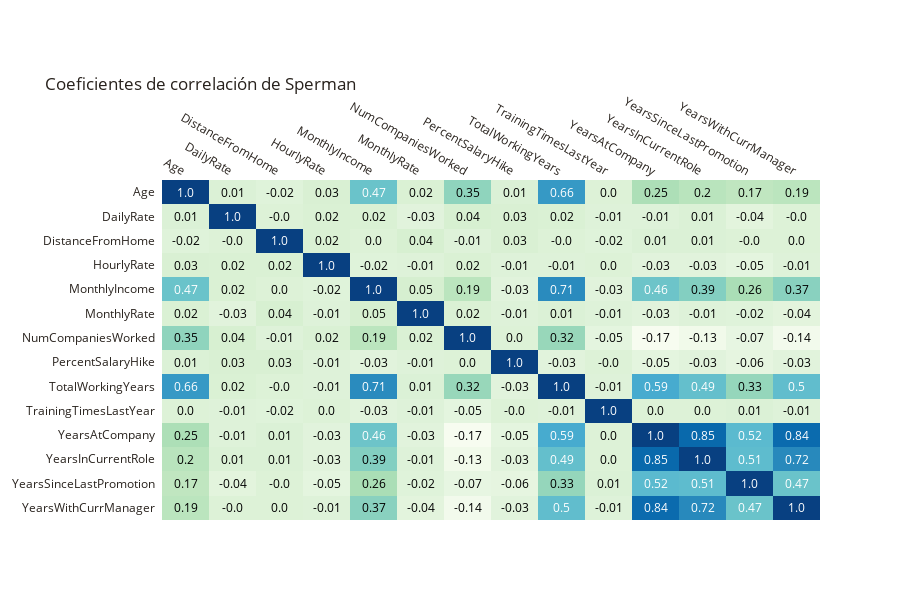

Notebook cell for this chart:
### Markdown cell above
CORRELACIONES ENTRE LAS VARIABLES NUMÉRICAS
Se encontró mayor correlación entre las variable nivel de trabajo (JobLevel) con ingreso mensual (Monthly Income), al igual que TotalWorkingYears (total de años de trabajo) con nivel de trabajo (JobLevel). Lo que se busca para la realización del modelo predictivo se busca que las variables no estén demasiado correlacionadas, con el fin de garantizar que no hay información redundante. En el caso que se tengan muchas variables correlacionadas entre si una opción es realizar análisis de componentes principales con el fin de la cantidad de variables.

### Code cell
cat_cols=[]
for i in attrition.columns:
    if attrition[i].nunique() <= 5 or attrition[i].dtype == object:
        cat_cols.append(i)
df=attrition.copy()
df.drop(df[cat_cols], axis=1, inplace=True)
df.drop('EmployeeNumber', axis=1, inplace=True)
corr=df.corr('spearman').round(2)
x=corr.index.tolist()
y=corr.columns.tolist()
z=corr.to_numpy()
fig = ff.create_annotated_heatmap(z=z, x=x, y=y, annotation_text=z, name='',
                                  hovertemplate="Correlation between %{x} and %{y}= %{z}",
                                  colorscale='GnBu')
fig.update_yaxes(autorange="reversed")
fig.update_layout(title="Coeficientes de correlación de Sperman", 
                  font_color='#28221D',margin=dict(t=180),height=600)
fig.show()

### Figure 1 — Plotly figure (JSON) as saved in the notebook; plotly's stock layout.template omitted (floating-point values rounded to 4 significant figures; data arrays with more than 128 entries replaced by an {"elided": "..."} marker saying what was removed)
{"data": [{"colorscale": [[0, "rgb(247,252,240)"], [0.125, "rgb(224,243,219)"], [0.25, "rgb(204,235,197)"], [0.375, "rgb(168,221,181)"], [0.5, "rgb(123,204,196)"], [0.625, "rgb(78,179,211)"], [0.75, "rgb(43,140,190)"], [0.875, "rgb(8,104,172)"], [1, "rgb(8,64,129)"]], "hovertemplate": "Correlation between %{x} and %{y}= %{z}", "name": "", "reversescale": false, "showscale": false, "type": "heatmap", "x": ["Age", "DailyRate", "DistanceFromHome", "HourlyRate", "MonthlyIncome", "MonthlyRate", "NumCompaniesWorked", "PercentSalaryHike", "TotalWorkingYears", "TrainingTimesLastYear", "YearsAtCompany", "YearsInCurrentRole", "YearsSinceLastPromotion", "YearsWithCurrManager"], "y": ["Age", "DailyRate", "DistanceFromHome", "HourlyRate", "MonthlyIncome", "MonthlyRate", "NumCompaniesWorked", "PercentSalaryHike", "TotalWorkingYears", "TrainingTimesLastYear", "YearsAtCompany", "YearsInCurrentRole", "YearsSinceLastPromotion", "YearsWithCurrManager"], "z": {"elided": "14x14 float values"}}], "layout": {"annotations": [{"font": {"color": "#FFFFFF"}, "showarrow": false, "text": "1.0", "x": "Age", "xref": "x", "y": "Age", "yref": "y"}, {"font": {"color": "#000000"}, "showarrow": false, "text": "0.01", "x": "DailyRate", "xref": "x", "y": "Age", "yref": "y"}, {"font": {"color": "#000000"}, "showarrow": false, "text": "-0.02", "x": "DistanceFromHome", "xref": "x", "y": "Age", "yref": "y"}, {"font": {"color": "#000000"}, "showarrow": false, "text": "0.03", "x": "HourlyRate", "xref": "x", "y": "Age", "yref": "y"}, {"font": {"color": "#FFFFFF"}, "showarrow": false, "text": "0.47", "x": "MonthlyIncome", "xref": "x", "y": "Age", "yref": "y"}, {"font": {"color": "#000000"}, "showarrow": false, "text": "0.02", "x": "MonthlyRate", "xref": "x", "y": "Age", "yref": "y"}, {"font": {"color": "#000000"}, "showarrow": false, "text": "0.35", "x": "NumCompaniesWorked", "xref": "x", "y": "Age", "yref": "y"}, {"font": {"color": "#000000"}, "showarrow": false, "text": "0.01", "x": "PercentSalaryHike", "xref": "x", "y": "Age", "yref": "y"}, {"font": {"color": "#FFFFFF"}, "showarrow": false, "text": "0.66", "x": "TotalWorkingYears", "xref": "x", "y": "Age", "yref": "y"}, {"font": {"color": "#000000"}, "showarrow": false, "text": "0.0", "x": "TrainingTimesLastYear", "xref": "x", "y": "Age", "yref": "y"}, {"font": {"color": "#000000"}, "showarrow": false, "text": "0.25", "x": "YearsAtCompany", "xref": "x", "y": "Age", "yref": "y"}, {"font": {"color": "#000000"}, "showarrow": false, "text": "0.2", "x": "YearsInCurrentRole", "xref": "x", "y": "Age", "yref": "y"}, {"font": {"color": "#000000"}, "showarrow": false, "text": "0.17", "x": "YearsSinceLastPromotion", "xref": "x", "y": "Age", "yref": "y"}, {"font": {"color": "#000000"}, "showarrow": false, "text": "0.19", "x": "YearsWithCurrManager", "xref": "x", "y": "Age", "yref": "y"}, {"font": {"color": "#000000"}, "showarrow": false, "text": "0.01", "x": "Age", "xref": "x", "y": "DailyRate", "yref": "y"}, {"font": {"color": "#FFFFFF"}, "showarrow": false, "text": "1.0", "x": "DailyRate", "xref": "x", "y": "DailyRate", "yref": "y"}, {"font": {"color": "#000000"}, "showarrow": false, "text": "-0.0", "x": "DistanceFromHome", "xref": "x", "y": "DailyRate", "yref": "y"}, {"font": {"color": "#000000"}, "showarrow": false, "text": "0.02", "x": "HourlyRate", "xref": "x", "y": "DailyRate", "yref": "y"}, {"font": {"color": "#000000"}, "showarrow": false, "text": "0.02", "x": "MonthlyIncome", "xref": "x", "y": "DailyRate", "yref": "y"}, {"font": {"color": "#000000"}, "showarrow": false, "text": "-0.03", "x": "MonthlyRate", "xref": "x", "y": "DailyRate", "yref": "y"}, {"font": {"color": "#000000"}, "showarrow": false, "text": "0.04", "x": "NumCompaniesWorked", "xref": "x", "y": "DailyRate", "yref": "y"}, {"font": {"color": "#000000"}, "showarrow": false, "text": "0.03", "x": "PercentSalaryHike", "xref": "x", "y": "DailyRate", "yref": "y"}, {"font": {"color": "#000000"}, "showarrow": false, "text": "0.02", "x": "TotalWorkingYears", "xref": "x", "y": "DailyRate", "yref": "y"}, {"font": {"color": "#000000"}, "showarrow": false, "text": "-0.01", "x": "TrainingTimesLastYear", "xref": "x", "y": "DailyRate", "yref": "y"}, {"font": {"color": "#000000"}, "showarrow": false, "text": "-0.01", "x": "YearsAtCompany", "xref": "x", "y": "DailyRate", "yref": "y"}, {"font": {"color": "#000000"}, "showarrow": false, "text": "0.01", "x": "YearsInCurrentRole", "xref": "x", "y": "DailyRate", "yref": "y"}, {"font": {"color": "#000000"}, "showarrow": false, "text": "-0.04", "x": "YearsSinceLastPromotion", "xref": "x", "y": "DailyRate", "yref": "y"}, {"font": {"color": "#000000"}, "showarrow": false, "text": "-0.0", "x": "YearsWithCurrManager", "xref": "x", "y": "DailyRate", "yref": "y"}, {"font": {"color": "#000000"}, "showarrow": false, "text": "-0.02", "x": "Age", "xref": "x", "y": "DistanceFromHome", "yref": "y"}, {"font": {"color": "#000000"}, "showarrow": false, "text": "-0.0", "x": "DailyRate", "xref": "x", "y": "DistanceFromHome", "yref": "y"}, {"font": {"color": "#FFFFFF"}, "showarrow": false, "text": "1.0", "x": "DistanceFromHome", "xref": "x", "y": "DistanceFromHome", "yref": "y"}, {"font": {"color": "#000000"}, "showarrow": false, "text": "0.02", "x": "HourlyRate", "xref": "x", "y": "DistanceFromHome", "yref": "y"}, {"font": {"color": "#000000"}, "showarrow": false, "text": "0.0", "x": "MonthlyIncome", "xref": "x", "y": "DistanceFromHome", "yref": "y"}, {"font": {"color": "#000000"}, "showarrow": false, "text": "0.04", "x": "MonthlyRate", "xref": "x", "y": "DistanceFromHome", "yref": "y"}, {"font": {"color": "#000000"}, "showarrow": false, "text": "-0.01", "x": "NumCompaniesWorked", "xref": "x", "y": "DistanceFromHome", "yref": "y"}, {"font": {"color": "#000000"}, "showarrow": false, "text": "0.03", "x": "PercentSalaryHike", "xref": "x", "y": "DistanceFromHome", "yref": "y"}, {"font": {"color": "#000000"}, "showarrow": false, "text": "-0.0", "x": "TotalWorkingYears", "xref": "x", "y": "DistanceFromHome", "yref": "y"}, {"font": {"color": "#000000"}, "showarrow": false, "text": "-0.02", "x": "TrainingTimesLastYear", "xref": "x", "y": "DistanceFromHome", "yref": "y"}, {"font": {"color": "#000000"}, "showarrow": false, "text": "0.01", "x": "YearsAtCompany", "xref": "x", "y": "DistanceFromHome", "yref": "y"}, {"font": {"color": "#000000"}, "showarrow": false, "text": "0.01", "x": "YearsInCurrentRole", "xref": "x", "y": "DistanceFromHome", "yref": "y"}, {"font": {"color": "#000000"}, "showarrow": false, "text": "-0.0", "x": "YearsSinceLastPromotion", "xref": "x", "y": "DistanceFromHome", "yref": "y"}, {"font": {"color": "#000000"}, "showarrow": false, "text": "0.0", "x": "YearsWithCurrManager", "xref": "x", "y": "DistanceFromHome", "yref": "y"}, {"font": {"color": "#000000"}, "showarrow": false, "text": "0.03", "x": "Age", "xref": "x", "y": "HourlyRate", "yref": "y"}, {"font": {"color": "#000000"}, "showarrow": false, "text": "0.02", "x": "DailyRate", "xref": "x", "y": "HourlyRate", "yref": "y"}, {"font": {"color": "#000000"}, "showarrow": false, "text": "0.02", "x": "DistanceFromHome", "xref": "x", "y": "HourlyRate", "yref": "y"}, {"font": {"color": "#FFFFFF"}, "showarrow": false, "text": "1.0", "x": "HourlyRate", "xref": "x", "y": "HourlyRate", "yref": "y"}, {"font": {"color": "#000000"}, "showarrow": false, "text": "-0.02", "x": "MonthlyIncome", "xref": "x", "y": "HourlyRate", "yref": "y"}, {"font": {"color": "#000000"}, "showarrow": false, "text": "-0.01", "x": "MonthlyRate", "xref": "x", "y": "HourlyRate", "yref": "y"}, {"font": {"color": "#000000"}, "showarrow": false, "text": "0.02", "x": "NumCompaniesWorked", "xref": "x", "y": "HourlyRate", "yref": "y"}, {"font": {"color": "#000000"}, "showarrow": false, "text": "-0.01", "x": "PercentSalaryHike", "xref": "x", "y": "HourlyRate", "yref": "y"}, {"font": {"color": "#000000"}, "showarrow": false, "text": "-0.01", "x": "TotalWorkingYears", "xref": "x", "y": "HourlyRate", "yref": "y"}, {"font": {"color": "#000000"}, "showarrow": false, "text": "0.0", "x": "TrainingTimesLastYear", "xref": "x", "y": "HourlyRate", "yref": "y"}, {"font": {"color": "#000000"}, "showarrow": false, "text": "-0.03", "x": "YearsAtCompany", "xref": "x", "y": "HourlyRate", "yref": "y"}, {"font": {"color": "#000000"}, "showarrow": false, "text": "-0.03", "x": "YearsInCurrentRole", "xref": "x", "y": "HourlyRate", "yref": "y"}, {"font": {"color": "#000000"}, "showarrow": false, "text": "-0.05", "x": "YearsSinceLastPromotion", "xref": "x", "y": "HourlyRate", "yref": "y"}, {"font": {"color": "#000000"}, "showarrow": false, "text": "-0.01", "x": "YearsWithCurrManager", "xref": "x", "y": "HourlyRate", "yref": "y"}, {"font": {"color": "#FFFFFF"}, "showarrow": false, "text": "0.47", "x": "Age", "xref": "x", "y": "MonthlyIncome", "yref": "y"}, {"font": {"color": "#000000"}, "showarrow": false, "text": "0.02", "x": "DailyRate", "xref": "x", "y": "MonthlyIncome", "yref": "y"}, {"font": {"color": "#000000"}, "showarrow": false, "text": "0.0", "x": "DistanceFromHome", "xref": "x", "y": "MonthlyIncome", "yref": "y"}, {"font": {"color": "#000000"}, "showarrow": false, "text": "-0.02", "x": "HourlyRate", "xref": "x", "y": "MonthlyIncome", "yref": "y"}, {"font": {"color": "#FFFFFF"}, "showarrow": false, "text": "1.0", "x": "MonthlyIncome", "xref": "x", "y": "MonthlyIncome", "yref": "y"}, {"font": {"color": "#000000"}, "showarrow": false, "text": "0.05", "x": "MonthlyRate", "xref": "x", "y": "MonthlyIncome", "yref": "y"}, {"font": {"color": "#000000"}, "showarrow": false, "text": "0.19", "x": "NumCompaniesWorked", "xref": "x", "y": "MonthlyIncome", "yref": "y"}, {"font": {"color": "#000000"}, "showarrow": false, "text": "-0.03", "x": "PercentSalaryHike", "xref": "x", "y": "MonthlyIncome", "yref": "y"}, {"font": {"color": "#FFFFFF"}, "showarrow": false, "text": "0.71", "x": "TotalWorkingYears", "xref": "x", "y": "MonthlyIncome", "yref": "y"}, {"font": {"color": "#000000"}, "showarrow": false, "text": "-0.03", "x": "TrainingTimesLastYear", "xref": "x", "y": "MonthlyIncome", "yref": "y"}, {"font": {"color": "#FFFFFF"}, "showarrow": false, "text": "0.46", "x": "YearsAtCompany", "xref": "x", "y": "MonthlyIncome", "yref": "y"}, {"font": {"color": "#000000"}, "showarrow": false, "text": "0.39", "x": "YearsInCurrentRole", "xref": "x", "y": "MonthlyIncome", "yref": "y"}, {"font": {"color": "#000000"}, "showarrow": false, "text": "0.26", "x": "YearsSinceLastPromotion", "xref": "x", "y": "MonthlyIncome", "yref": "y"}, {"font": {"color": "#000000"}, "showarrow": false, "text": "0.37", "x": "YearsWithCurrManager", "xref": "x", "y": "MonthlyIncome", "yref": "y"}, {"font": {"color": "#000000"}, "showarrow": false, "text": "0.02", "x": "Age", "xref": "x", "y": "MonthlyRate", "yref": "y"}, {"font": {"color": "#000000"}, "showarrow": false, "text": "-0.03", "x": "DailyRate", "xref": "x", "y": "MonthlyRate", "yref": "y"}, {"font": {"color": "#000000"}, "showarrow": false, "text": "0.04", "x": "DistanceFromHome", "xref": "x", "y": "MonthlyRate", "yref": "y"}, {"font": {"color": "#000000"}, "showarrow": false, "text": "-0.01", "x": "HourlyRate", "xref": "x", "y": "MonthlyRate", "yref": "y"}, {"font": {"color": "#000000"}, "showarrow": false, "text": "0.05", "x": "MonthlyIncome", "xref": "x", "y": "MonthlyRate", "yref": "y"}, {"font": {"color": "#FFFFFF"}, "showarrow": false, "text": "1.0", "x": "MonthlyRate", "xref": "x", "y": "MonthlyRate", "yref": "y"}, {"font": {"color": "#000000"}, "showarrow": false, "text": "0.02", "x": "NumCompaniesWorked", "xref": "x", "y": "MonthlyRate", "yref": "y"}, {"font": {"color": "#000000"}, "showarrow": false, "text": "-0.01", "x": "PercentSalaryHike", "xref": "x", "y": "MonthlyRate", "yref": "y"}, {"font": {"color": "#000000"}, "showarrow": false, "text": "0.01", "x": "TotalWorkingYears", "xref": "x", "y": "MonthlyRate", "yref": "y"}, {"font": {"color": "#000000"}, "showarrow": false, "text": "-0.01", "x": "TrainingTimesLastYear", "xref": "x", "y": "MonthlyRate", "yref": "y"}, {"font": {"color": "#000000"}, "showarrow": false, "text": "-0.03", "x": "YearsAtCompany", "xref": "x", "y": "MonthlyRate", "yref": "y"}, {"font": {"color": "#000000"}, "showarrow": false, "text": "-0.01", "x": "YearsInCurrentRole", "xref": "x", "y": "MonthlyRate", "yref": "y"}, {"font": {"color": "#000000"}, "showarrow": false, "text": "-0.02", "x": "YearsSinceLastPromotion", "xref": "x", "y": "MonthlyRate", "yref": "y"}, {"font": {"color": "#000000"}, "showarrow": false, "text": "-0.04", "x": "YearsWithCurrManager", "xref": "x", "y": "MonthlyRate", "yref": "y"}, {"font": {"color": "#000000"}, "showarrow": false, "text": "0.35", "x": "Age", "xref": "x", "y": "NumCompaniesWorked", "yref": "y"}, {"font": {"color": "#000000"}, "showarrow": false, "text": "0.04", "x": "DailyRate", "xref": "x", "y": "NumCompaniesWorked", "yref": "y"}, {"font": {"color": "#000000"}, "showarrow": false, "text": "-0.01", "x": "DistanceFromHome", "xref": "x", "y": "NumCompaniesWorked", "yref": "y"}, {"font": {"color": "#000000"}, "showarrow": false, "text": "0.02", "x": "HourlyRate", "xref": "x", "y": "NumCompaniesWorked", "yref": "y"}, {"font": {"color": "#000000"}, "showarrow": false, "text": "0.19", "x": "MonthlyIncome", "xref": "x", "y": "NumCompaniesWorked", "yref": "y"}, {"font": {"color": "#000000"}, "showarrow": false, "text": "0.02", "x": "MonthlyRate", "xref": "x", "y": "NumCompaniesWorked", "yref": "y"}, {"font": {"color": "#FFFFFF"}, "showarrow": false, "text": "1.0", "x": "NumCompaniesWorked", "xref": "x", "y": "NumCompaniesWorked", "yref": "y"}, {"font": {"color": "#000000"}, "showarrow": false, "text": "0.0", "x": "PercentSalaryHike", "xref": "x", "y": "NumCompaniesWorked", "yref": "y"}, {"font": {"color": "#000000"}, "showarrow": false, "text": "0.32", "x": "TotalWorkingYears", "xref": "x", "y": "NumCompaniesWorked", "yref": "y"}, {"font": {"color": "#000000"}, "showarrow": false, "text": "-0.05", "x": "TrainingTimesLastYear", "xref": "x", "y": "NumCompaniesWorked", "yref": "y"}, {"font": {"color": "#000000"}, "showarrow": false, "text": "-0.17", "x": "YearsAtCompany", "xref": "x", "y": "NumCompaniesWorked", "yref": "y"}, {"font": {"color": "#000000"}, "showarrow": false, "text": "-0.13", "x": "YearsInCurrentRole", "xref": "x", "y": "NumCompaniesWorked", "yref": "y"}, {"font": {"color": "#000000"}, "showarrow": false, "text": "-0.07", "x": "YearsSinceLastPromotion", "xref": "x", "y": "NumCompaniesWorked", "yref": "y"}, {"font": {"color": "#000000"}, "showarrow": false, "text": "-0.14", "x": "YearsWithCurrManager", "xref": "x", "y": "NumCompaniesWorked", "yref": "y"}, {"font": {"color": "#000000"}, "showarrow": false, "text": "0.01", "x": "Age", "xref": "x", "y": "PercentSalaryHike", "yref": "y"}, {"font": {"color": "#000000"}, "showarrow": false, "text": "0.03", "x": "DailyRate", "xref": "x", "y": "PercentSalaryHike", "yref": "y"}, {"font": {"color": "#000000"}, "showarrow": false, "text": "0.03", "x": "DistanceFromHome", "xref": "x", "y": "PercentSalaryHike", "yref": "y"}, {"font": {"color": "#000000"}, "showarrow": false, "text": "-0.01", "x": "HourlyRate", "xref": "x", "y": "PercentSalaryHike", "yref": "y"}, {"font": {"color": "#000000"}, "showarrow": false, "text": "-0.03", "x": "MonthlyIncome", "xref": "x", "y": "PercentSalaryHike", "yref": "y"}, {"font": {"color": "#000000"}, "showarrow": false, "text": "-0.01", "x": "MonthlyRate", "xref": "x", "y": "PercentSalaryHike", "yref": "y"}, {"font": {"color": "#000000"}, "showarrow": false, "text": "0.0", "x": "NumCompaniesWorked", "xref": "x", "y": "PercentSalaryHike", "yref": "y"}, {"font": {"color": "#FFFFFF"}, "showarrow": false, "text": "1.0", "x": "PercentSalaryHike", "xref": "x", "y": "PercentSalaryHike", "yref": "y"}, {"font": {"color": "#000000"}, "showarrow": false, "text": "-0.03", "x": "TotalWorkingYears", "xref": "x", "y": "PercentSalaryHike", "yref": "y"}, {"font": {"color": "#000000"}, "showarrow": false, "text": "-0.0", "x": "TrainingTimesLastYear", "xref": "x", "y": "PercentSalaryHike", "yref": "y"}, {"font": {"color": "#000000"}, "showarrow": false, "text": "-0.05", "x": "YearsAtCompany", "xref": "x", "y": "PercentSalaryHike", "yref": "y"}, {"font": {"color": "#000000"}, "showarrow": false, "text": "-0.03", "x": "YearsInCurrentRole", "xref": "x", "y": "PercentSalaryHike", "yref": "y"}, {"font": {"color": "#000000"}, "showarrow": false, "text": "-0.06", "x": "YearsSinceLastPromotion", "xref": "x", "y": "PercentSalaryHike", "yref": "y"}, {"font": {"color": "#000000"}, "showarrow": false, "text": "-0.03", "x": "YearsWithCurrManager", "xref": "x", "y": "PercentSalaryHike", "yref": "y"}, {"font": {"color": "#FFFFFF"}, "showarrow": false, "text": "0.66", "x": "Age", "xref": "x", "y": "TotalWorkingYears", "yref": "y"}, {"font": {"color": "#000000"}, "showarrow": false, "text": "0.02", "x": "DailyRate", "xref": "x", "y": "TotalWorkingYears", "yref": "y"}, {"font": {"color": "#000000"}, "showarrow": false, "text": "-0.0", "x": "DistanceFromHome", "xref": "x", "y": "TotalWorkingYears", "yref": "y"}, {"font": {"color": "#000000"}, "showarrow": false, "text": "-0.01", "x": "HourlyRate", "xref": "x", "y": "TotalWorkingYears", "yref": "y"}, {"font": {"color": "#FFFFFF"}, "showarrow": false, "text": "0.71", "x": "MonthlyIncome", "xref": "x", "y": "TotalWorkingYears", "yref": "y"}, {"font": {"color": "#000000"}, "showarrow": false, "text": "0.01", "x": "MonthlyRate", "xref": "x", "y": "TotalWorkingYears", "yref": "y"}, {"font": {"color": "#000000"}, "showarrow": false, "text": "0.32", "x": "NumCompaniesWorked", "xref": "x", "y": "TotalWorkingYears", "yref": "y"}, {"font": {"color": "#000000"}, "showarrow": false, "text": "-0.03", "x": "PercentSalaryHike", "xref": "x", "y": "TotalWorkingYears", "yref": "y"}, {"font": {"color": "#FFFFFF"}, "showarrow": false, "text": "1.0", "x": "TotalWorkingYears", "xref": "x", "y": "TotalWorkingYears", "yref": "y"}, {"font": {"color": "#000000"}, "showarrow": false, "text": "-0.01", "x": "TrainingTimesLastYear", "xref": "x", "y": "TotalWorkingYears", "yref": "y"}, {"font": {"color": "#FFFFFF"}, "showarrow": false, "text": "0.59", "x": "YearsAtCompany", "xref": "x", "y": "TotalWorkingYears", "yref": "y"}, {"font": {"color": "#FFFFFF"}, "showarrow": false, "text": "0.49", "x": "YearsInCurrentRole", "xref": "x", "y": "TotalWorkingYears", "yref": "y"}, {"font": {"color": "#000000"}, "showarrow": false, "text": "0.33", "x": "YearsSinceLastPromotion", "xref": "x", "y": "TotalWorkingYears", "yref": "y"}, {"font": {"color": "#FFFFFF"}, "showarrow": false, "text": "0.5", "x": "YearsWithCurrManager", "xref": "x", "y": "TotalWorkingYears", "yref": "y"}, {"font": {"color": "#000000"}, "showarrow": false, "text": "0.0", "x": "Age", "xref": "x", "y": "TrainingTimesLastYear", "yref": "y"}, {"font": {"color": "#000000"}, "showarrow": false, "text": "-0.01", "x": "DailyRate", "xref": "x", "y": "TrainingTimesLastYear", "yref": "y"}, {"font": {"color": "#000000"}, "showarrow": false, "text": "-0.02", "x": "DistanceFromHome", "xref": "x", "y": "TrainingTimesLastYear", "yref": "y"}, {"font": {"color": "#000000"}, "showarrow": false, "text": "0.0", "x": "HourlyRate", "xref": "x", "y": "TrainingTimesLastYear", "yref": "y"}, {"font": {"color": "#000000"}, "showarrow": false, "text": "-0.03", "x": "MonthlyIncome", "xref": "x", "y": "TrainingTimesLastYear", "yref": "y"}, {"font": {"color": "#000000"}, "showarrow": false, "text": "-0.01", "x": "MonthlyRate", "xref": "x", "y": "TrainingTimesLastYear", "yref": "y"}, {"font": {"color": "#000000"}, "showarrow": false, "text": "-0.05", "x": "NumCompaniesWorked", "xref": "x", "y": "TrainingTimesLastYear", "yref": "y"}, {"font": {"color": "#000000"}, "showarrow": false, "text": "-0.0", "x": "PercentSalaryHike", "xref": "x", "y": "TrainingTimesLastYear", "yref": "y"}, {"font": {"color": "#000000"}, "showarrow": false, "text": "-0.01", "x": "TotalWorkingYears", "xref": "x", "y": "TrainingTimesLastYear", "yref": "y"}, {"font": {"color": "#FFFFFF"}, "showarrow": false, "text": "1.0", "x": "TrainingTimesLastYear", "xref": "x", "y": "TrainingTimesLastYear", "yref": "y"}, {"font": {"color": "#000000"}, "showarrow": false, "text": "0.0", "x": "YearsAtCompany", "xref": "x", "y": "TrainingTimesLastYear", "yref": "y"}, {"font": {"color": "#000000"}, "showarrow": false, "text": "0.0", "x": "YearsInCurrentRole", "xref": "x", "y": "TrainingTimesLastYear", "yref": "y"}, {"font": {"color": "#000000"}, "showarrow": false, "text": "0.01", "x": "YearsSinceLastPromotion", "xref": "x", "y": "TrainingTimesLastYear", "yref": "y"}, {"font": {"color": "#000000"}, "showarrow": false, "text": "-0.01", "x": "YearsWithCurrManager", "xref": "x", "y": "TrainingTimesLastYear", "yref": "y"}, {"font": {"color": "#000000"}, "showarrow": false, "text": "0.25", "x": "Age", "xref": "x", "y": "YearsAtCompany", "yref": "y"}, {"font": {"color": "#000000"}, "showarrow": false, "text": "-0.01", "x": "DailyRate", "xref": "x", "y": "YearsAtCompany", "yref": "y"}, {"font": {"color": "#000000"}, "showarrow": false, "text": "0.01", "x": "DistanceFromHome", "xref": "x", "y": "YearsAtCompany", "yref": "y"}, {"font": {"color": "#000000"}, "showarrow": false, "text": "-0.03", "x": "HourlyRate", "xref": "x", "y": "YearsAtCompany", "yref": "y"}, {"font": {"color": "#FFFFFF"}, "showarrow": false, "text": "0.46", "x": "MonthlyIncome", "xref": "x", "y": "YearsAtCompany", "yref": "y"}, {"font": {"color": "#000000"}, "showarrow": false, "text": "-0.03", "x": "MonthlyRate", "xref": "x", "y": "YearsAtCompany", "yref": "y"}, {"font": {"color": "#000000"}, "showarrow": false, "text": "-0.17", "x": "NumCompaniesWorked", "xref": "x", "y": "YearsAtCompany", "yref": "y"}, {"font": {"color": "#000000"}, "showarrow": false, "text": "-0.05", "x": "PercentSalaryHike", "xref": "x", "y": "YearsAtCompany", "yref": "y"}, {"font": {"color": "#FFFFFF"}, "showarrow": false, "text": "0.59", "x": "TotalWorkingYears", "xref": "x", "y": "YearsAtCompany", "yref": "y"}, {"font": {"color": "#000000"}, "showarrow": false, "text": "0.0", "x": "TrainingTimesLastYear", "xref": "x", "y": "YearsAtCompany", "yref": "y"}, {"font": {"color": "#FFFFFF"}, "showarrow": false, "text": "1.0", "x": "YearsAtCompany", "xref": "x", "y": "YearsAtCompany", "yref": "y"}, {"font": {"color": "#FFFFFF"}, "showarrow": false, "text": "0.85", "x": "YearsInCurrentRole", "xref": "x", "y": "YearsAtCompany", "yref": "y"}, {"font": {"color": "#FFFFFF"}, "showarrow": false, "text": "0.52", "x": "YearsSinceLastPromotion", "xref": "x", "y": "YearsAtCompany", "yref": "y"}, {"font": {"color": "#FFFFFF"}, "showarrow": false, "text": "0.84", "x": "YearsWithCurrManager", "xref": "x", "y": "YearsAtCompany", "yref": "y"}, {"font": {"color": "#000000"}, "showarrow": false, "text": "0.2", "x": "Age", "xref": "x", "y": "YearsInCurrentRole", "yref": "y"}, {"font": {"color": "#000000"}, "showarrow": false, "text": "0.01", "x": "DailyRate", "xref": "x", "y": "YearsInCurrentRole", "yref": "y"}, {"font": {"color": "#000000"}, "showarrow": false, "text": "0.01", "x": "DistanceFromHome", "xref": "x", "y": "YearsInCurrentRole", "yref": "y"}, {"font": {"color": "#000000"}, "showarrow": false, "text": "-0.03", "x": "HourlyRate", "xref": "x", "y": "YearsInCurrentRole", "yref": "y"}, {"font": {"color": "#000000"}, "showarrow": false, "text": "0.39", "x": "MonthlyIncome", "xref": "x", "y": "YearsInCurrentRole", "yref": "y"}, {"font": {"color": "#000000"}, "showarrow": false, "text": "-0.01", "x": "MonthlyRate", "xref": "x", "y": "YearsInCurrentRole", "yref": "y"}, {"font": {"color": "#000000"}, "showarrow": false, "text": "-0.13", "x": "NumCompaniesWorked", "xref": "x", "y": "YearsInCurrentRole", "yref": "y"}, {"font": {"color": "#000000"}, "showarrow": false, "text": "-0.03", "x": "PercentSalaryHike", "xref": "x", "y": "YearsInCurrentRole", "yref": "y"}, {"font": {"color": "#FFFFFF"}, "showarrow": false, "text": "0.49", "x": "TotalWorkingYears", "xref": "x", "y": "YearsInCurrentRole", "yref": "y"}, {"font": {"color": "#000000"}, "showarrow": false, "text": "0.0", "x": "TrainingTimesLastYear", "xref": "x", "y": "YearsInCurrentRole", "yref": "y"}, {"font": {"color": "#FFFFFF"}, "showarrow": false, "text": "0.85", "x": "YearsAtCompany", "xref": "x", "y": "YearsInCurrentRole", "yref": "y"}, {"font": {"color": "#FFFFFF"}, "showarrow": false, "text": "1.0", "x": "YearsInCurrentRole", "xref": "x", "y": "YearsInCurrentRole", "yref": "y"}, {"font": {"color": "#FFFFFF"}, "showarrow": false, "text": "0.51", "x": "YearsSinceLastPromotion", "xref": "x", "y": "YearsInCurrentRole", "yref": "y"}, {"font": {"color": "#FFFFFF"}, "showarrow": false, "text": "0.72", "x": "YearsWithCurrManager", "xref": "x", "y": "YearsInCurrentRole", "yref": "y"}, {"font": {"color": "#000000"}, "showarrow": false, "text": "0.17", "x": "Age", "xref": "x", "y": "YearsSinceLastPromotion", "yref": "y"}, {"font": {"color": "#000000"}, "showarrow": false, "text": "-0.04", "x": "DailyRate", "xref": "x", "y": "YearsSinceLastPromotion", "yref": "y"}, {"font": {"color": "#000000"}, "showarrow": false, "text": "-0.0", "x": "DistanceFromHome", "xref": "x", "y": "YearsSinceLastPromotion", "yref": "y"}, {"font": {"color": "#000000"}, "showarrow": false, "text": "-0.05", "x": "HourlyRate", "xref": "x", "y": "YearsSinceLastPromotion", "yref": "y"}, {"font": {"color": "#000000"}, "showarrow": false, "text": "0.26", "x": "MonthlyIncome", "xref": "x", "y": "YearsSinceLastPromotion", "yref": "y"}, {"font": {"color": "#000000"}, "showarrow": false, "text": "-0.02", "x": "MonthlyRate", "xref": "x", "y": "YearsSinceLastPromotion", "yref": "y"}, {"font": {"color": "#000000"}, "showarrow": false, "text": "-0.07", "x": "NumCompaniesWorked", "xref": "x", "y": "YearsSinceLastPromotion", "yref": "y"}, {"font": {"color": "#000000"}, "showarrow": false, "text": "-0.06", "x": "PercentSalaryHike", "xref": "x", "y": "YearsSinceLastPromotion", "yref": "y"}, {"font": {"color": "#000000"}, "showarrow": false, "text": "0.33", "x": "TotalWorkingYears", "xref": "x", "y": "YearsSinceLastPromotion", "yref": "y"}, {"font": {"color": "#000000"}, "showarrow": false, "text": "0.01", "x": "TrainingTimesLastYear", "xref": "x", "y": "YearsSinceLastPromotion", "yref": "y"}, {"font": {"color": "#FFFFFF"}, "showarrow": false, "text": "0.52", "x": "YearsAtCompany", "xref": "x", "y": "YearsSinceLastPromotion", "yref": "y"}, {"font": {"color": "#FFFFFF"}, "showarrow": false, "text": "0.51", "x": "YearsInCurrentRole", "xref": "x", "y": "YearsSinceLastPromotion", "yref": "y"}, {"font": {"color": "#FFFFFF"}, "showarrow": false, "text": "1.0", "x": "YearsSinceLastPromotion", "xref": "x", "y": "YearsSinceLastPromotion", "yref": "y"}, {"font": {"color": "#FFFFFF"}, "showarrow": false, "text": "0.47", "x": "YearsWithCurrManager", "xref": "x", "y": "YearsSinceLastPromotion", "yref": "y"}, {"font": {"color": "#000000"}, "showarrow": false, "text": "0.19", "x": "Age", "xref": "x", "y": "YearsWithCurrManager", "yref": "y"}, {"font": {"color": "#000000"}, "showarrow": false, "text": "-0.0", "x": "DailyRate", "xref": "x", "y": "YearsWithCurrManager", "yref": "y"}, {"font": {"color": "#000000"}, "showarrow": false, "text": "0.0", "x": "DistanceFromHome", "xref": "x", "y": "YearsWithCurrManager", "yref": "y"}, {"font": {"color": "#000000"}, "showarrow": false, "text": "-0.01", "x": "HourlyRate", "xref": "x", "y": "YearsWithCurrManager", "yref": "y"}, {"font": {"color": "#000000"}, "showarrow": false, "text": "0.37", "x": "MonthlyIncome", "xref": "x", "y": "YearsWithCurrManager", "yref": "y"}, {"font": {"color": "#000000"}, "showarrow": false, "text": "-0.04", "x": "MonthlyRate", "xref": "x", "y": "YearsWithCurrManager", "yref": "y"}, {"font": {"color": "#000000"}, "showarrow": false, "text": "-0.14", "x": "NumCompaniesWorked", "xref": "x", "y": "YearsWithCurrManager", "yref": "y"}, {"font": {"color": "#000000"}, "showarrow": false, "text": "-0.03", "x": "PercentSalaryHike", "xref": "x", "y": "YearsWithCurrManager", "yref": "y"}, {"font": {"color": "#FFFFFF"}, "showarrow": false, "text": "0.5", "x": "TotalWorkingYears", "xref": "x", "y": "YearsWithCurrManager", "yref": "y"}, {"font": {"color": "#000000"}, "showarrow": false, "text": "-0.01", "x": "TrainingTimesLastYear", "xref": "x", "y": "YearsWithCurrManager", "yref": "y"}, {"font": {"color": "#FFFFFF"}, "showarrow": false, "text": "0.84", "x": "YearsAtCompany", "xref": "x", "y": "YearsWithCurrManager", "yref": "y"}, {"font": {"color": "#FFFFFF"}, "showarrow": false, "text": "0.72", "x": "YearsInCurrentRole", "xref": "x", "y": "YearsWithCurrManager", "yref": "y"}, {"font": {"color": "#FFFFFF"}, "showarrow": false, "text": "0.47", "x": "YearsSinceLastPromotion", "xref": "x", "y": "YearsWithCurrManager", "yref": "y"}, {"font": {"color": "#FFFFFF"}, "showarrow": false, "text": "1.0", "x": "YearsWithCurrManager", "xref": "x", "y": "YearsWithCurrManager", "yref": "y"}], "font": {"color": "#28221D"}, "height": 600, "margin": {"t": 180}, "title": {"text": "Coeficientes de correlación de Sperman"}, "xaxis": {"dtick": 1, "gridcolor": "rgb(0, 0, 0)", "side": "top", "ticks": ""}, "yaxis": {"autorange": "reversed", "dtick": 1, "ticks": "", "ticksuffix": "  "}}}
